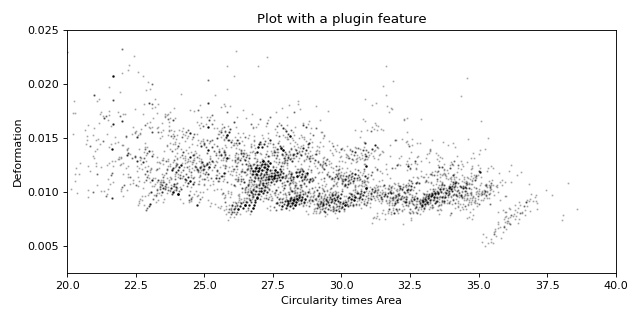

This figure's Python source:
"""Working with plugin features

This example shows how to load a user-defined plugin feature recipe in dclab
and use it in a scatter plot.

Please also download the :download:`plugin_example.py
<../examples/plugin_example.py>` file for this example.
"""
import pathlib

import matplotlib.pyplot as plt

import dclab

plugin_path = pathlib.Path(__file__).parent

# load a single plugin feature
dclab.load_plugin_feature(plugin_path / "plugin_example.py")

# load some data from DCOR
ds = dclab.new_dataset("fb719fb2-bd9f-817a-7d70-f4002af916f0")

# access the features
circ_per_area = ds["circ_per_area"]
circ_times_area = ds["circ_times_area"]

# create a plot with a plugin feature
plt.figure(figsize=(8, 4))
xlabel = dclab.dfn.get_feature_label("circ_times_area")
ylabel = dclab.dfn.get_feature_label("deform")

ax1 = plt.subplot(title="Plot with a plugin feature")
ax1.plot(ds["circ_times_area"], ds["deform"],
         "o", color="k", alpha=.2, ms=1)
ax1.set_xlabel(xlabel)
ax1.set_ylabel(ylabel)
ax1.set_xlim(20, 40)
ax1.set_ylim(0.0025, 0.025)

plt.tight_layout()
plt.show()
